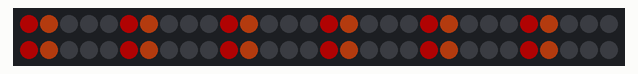
A sketch run on a simulated Arduino Uno, built with avr-gcc and run on an emulated ATmega328P. Shown: 60 RGB LEDs in strip order, left to right, continuing on the next row. Dim RGB values are drawn brighter than linear; random numbers use the default seed unless the sketch sets one; what the sketch prints to the serial monitor is not drawn.

Above: at 3.98 s.
At 6.48 s:
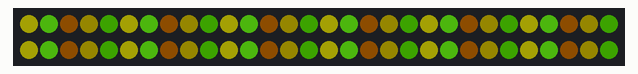
At 14.49 s:
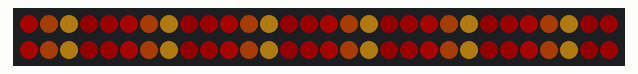
At 22.5 s:
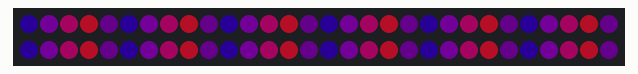
At 31.53 s:
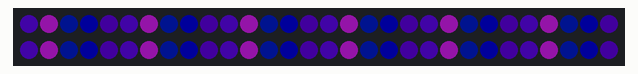
At 39.54 s:
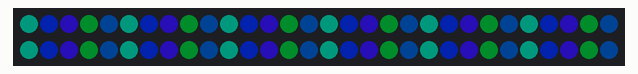

The sketch:

repeating_pattern.ino
```cpp
//***************************************************************
// If we want a pattern to repeat every 5 pixels then the
// first pixel set to light up would be: 0,5,10,15,20...
// This can be represented by:  leds[5 * (x - 1) + 5]
//
// Let's put this into a loop with some variables!
//
//
// Marc Miller, Nov 2015
//              May 2020 - replaced all delays with EVERY_N
//              June 2021 - renamed some variables
//***************************************************************

#include "FastLED.h"
#define LED_TYPE WS2812
#define DATA_PIN 5
#define CLOCK_PIN 13
#define NUM_LEDS 60
#define COLOR_ORDER GRB
#define MASTER_BRIGHTNESS 100
CRGB leds[NUM_LEDS];

uint8_t hue;     // Pixel color

// How often does the pattern repeat?
static uint16_t repeatEvery = 5;

// Therefore the number of times the pattern will repeat down the strip is:
static uint16_t numberOfRepeats = NUM_LEDS/repeatEvery;


//---------------------------------------------------------------
void setup() {
  Serial.begin(115200);  // Allows serial monitor output (check baud rate)
  delay(2500);  // Startup delay
  FastLED.addLeds<LED_TYPE, DATA_PIN, COLOR_ORDER>(leds, NUM_LEDS);
  FastLED.setBrightness(MASTER_BRIGHTNESS);
  Serial.print("NumberOfRepeats = "); Serial.print(numberOfRepeats);
  Serial.print(" within the strip of length "); Serial.println(NUM_LEDS);
  Serial.println("Setup done.");
}

//---------------------------------------------------------------
void loop() {

  EVERY_N_MILLISECONDS(50) {
    fadeToBlackBy( leds, NUM_LEDS, 7);  // slowly fade out pixels
  }

  EVERY_N_MILLISECONDS(500) {
    static uint8_t hueOffset;
    static uint8_t hueShift;

    //hue = ((255 / repeatEvery) * hueOffset) + hueShift;  // Change the hue for each pixel set.
    hue = (20 * hueOffset) + hueShift;  // Change the hue for each pixel set.

    for (uint16_t x = 0; x < numberOfRepeats + 1; x++) {
      static uint16_t i;
      i = (repeatEvery * (x - 1)) + repeatEvery + hueOffset;  // The pixel number to draw
      if (i < NUM_LEDS) {  // Only draw pixel numbers within NUM_LEDS
        leds[i] = CHSV(hue,180,255);
      }
    }

    hueOffset++;
    if (hueOffset == repeatEvery) {
      hueOffset = 0;
      hueShift = hueShift + random8(55,77);
    }

  } //end_every_n

  FastLED.show();  // Display all pixels in a set at the same time.


} //end_main_loop
```
